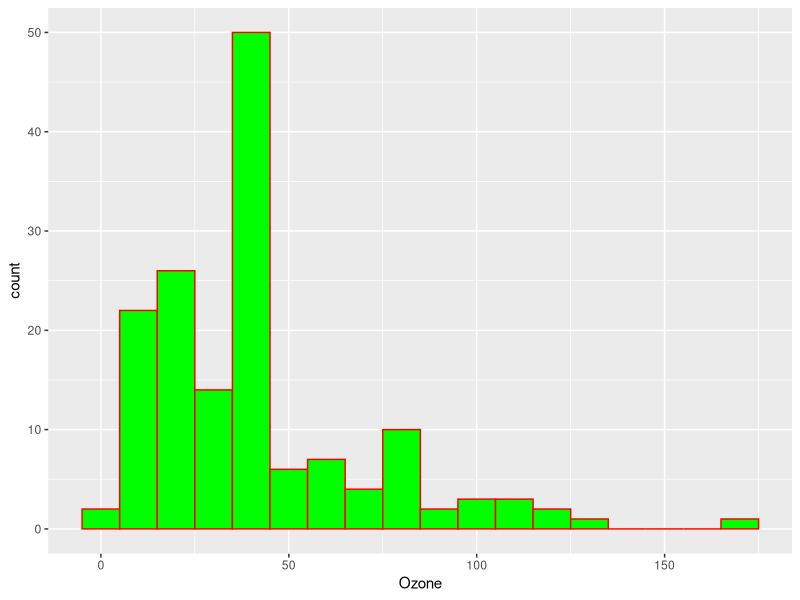
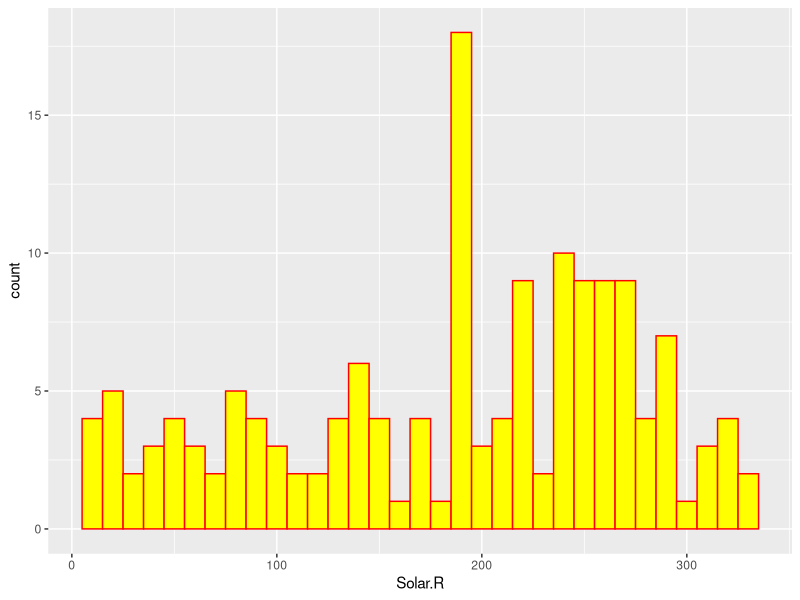
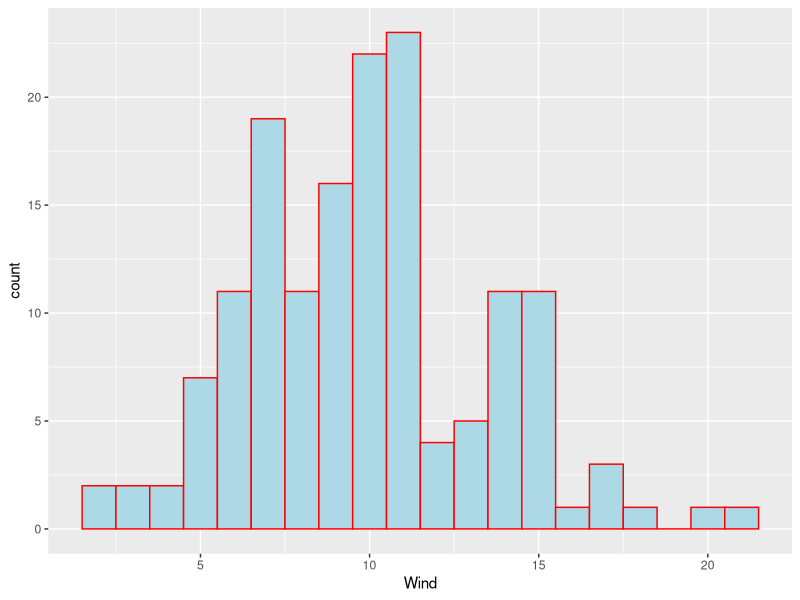
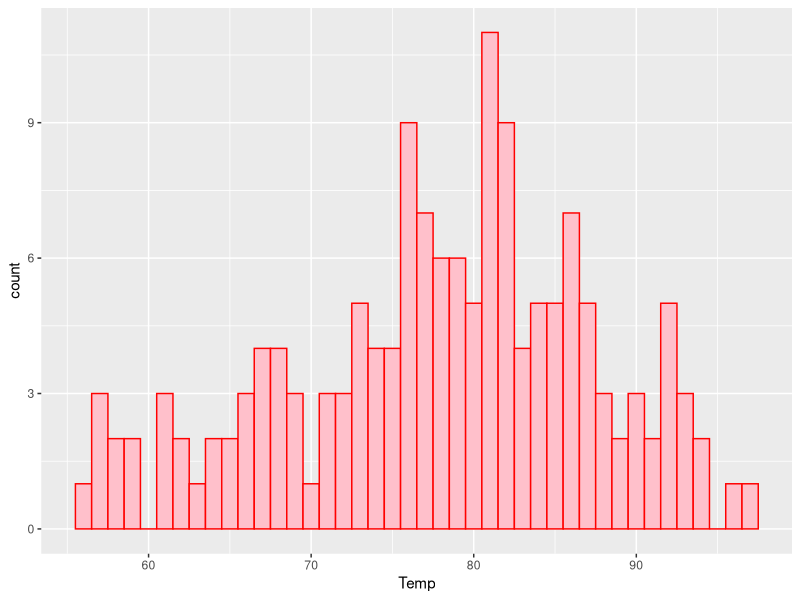
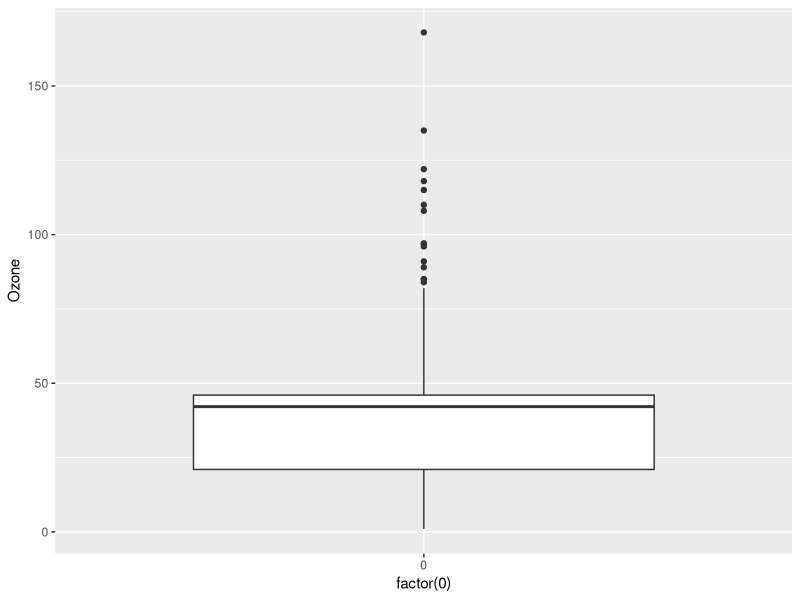
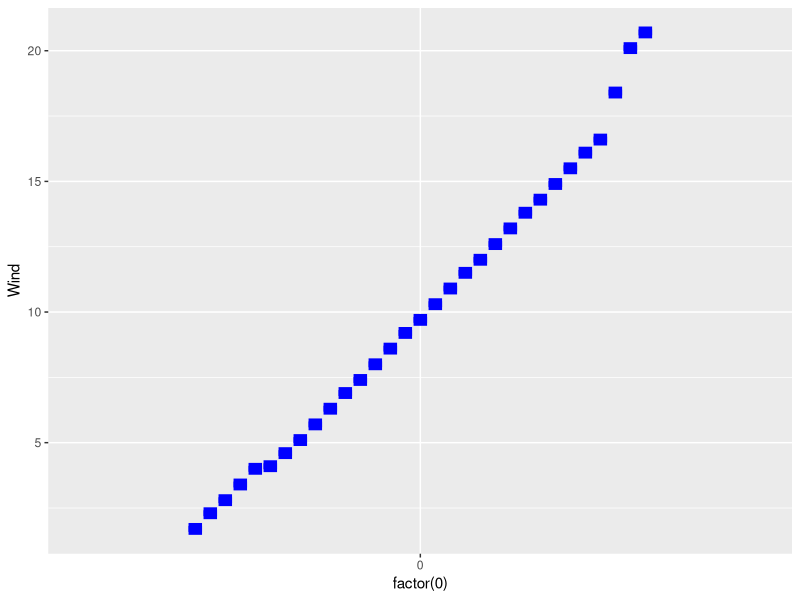
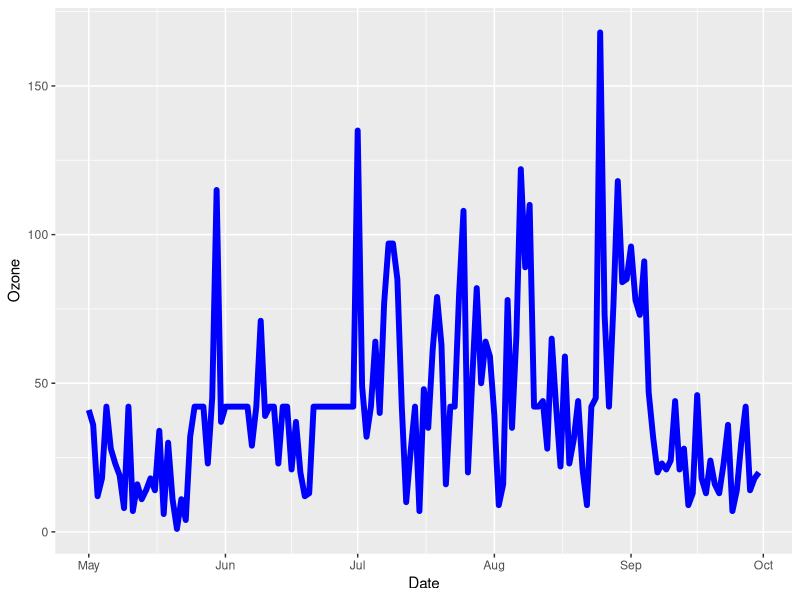
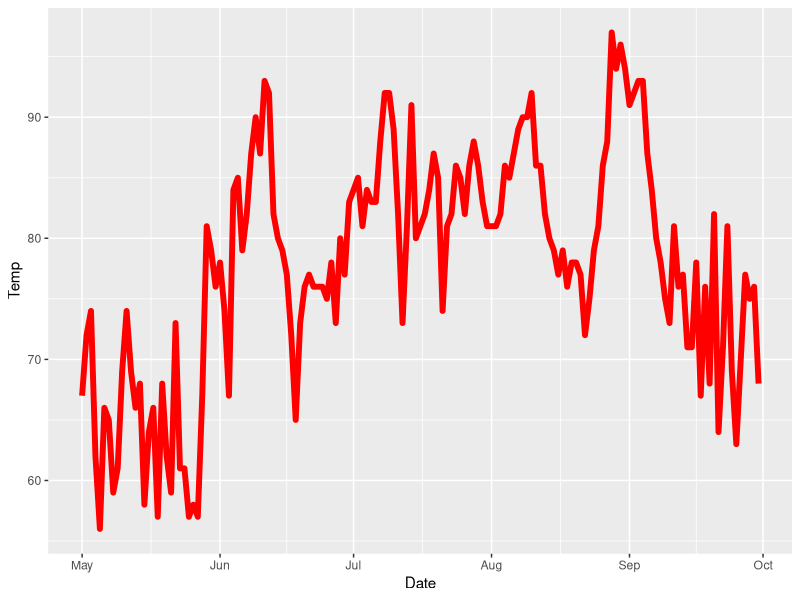

These figures' R source, in order:
# Homework 6 - Submitted by Manan Shah on October 12, 2017.
# Portions of this code came from Introduction to Data Science.
# But the comments are all original.

# Name: Manan Shah
# SUID: 205981068
# IST 687 - Lab Section 4
# Due Date: October 12,2017
# Submission Date: October 12, 2017

#Installing ggplot2 package.
install.packages("ggplot2")
library("ggplot2")
install.packages("reshape2")
library(reshape2)

#############################################
# Step 1: Load the Data
#############################################

#Copying airquality dataset already available in R into temporary dataset.
aq <- airquality
aq

#############################################
# Step 2: Clean the Data
#############################################

#Replace NAs in Ozone and Solar.R columns.
aq$Ozone[is.na(aq$Ozone)] <- mean(aq$Ozone, na.rm=TRUE) 
aq$Solar.R[is.na(aq$Solar.R)] <- mean(aq$Solar.R, na.rm=TRUE) 

#############################################
# Step 3: Understand the Data Distribution
#############################################

#Creating a histogram for Ozone
temp <- ggplot(aq,aes(x=Ozone))
temp <- temp + geom_histogram(binwidth=10,color="red",fill="green",na.rm=TRUE)
temp

#Creating a histogram for Solar.R
temp <- ggplot(aq,aes(x=Solar.R))
temp <- temp + geom_histogram(binwidth=10,color="red",fill="yellow",na.rm=TRUE)
temp

#Creating a histogram for Wind
temp <- ggplot(aq,aes(x=Wind))
temp <- temp + geom_histogram(binwidth=1,color="red",fill="lightblue",na.rm=TRUE)
temp

#Creating a histogram for Temp
temp <- ggplot(aq,aes(x=Temp))
temp <- temp + geom_histogram(binwidth=1,color="red",fill="pink",na.rm=TRUE)
temp

#Boxplot for Ozone.
ggplot(aq, aes(x = factor(0), y = Ozone)) + geom_boxplot()

#Boxplot for different values of wind.
ggplot(aq, aes(x = factor(0), y = Wind, group = Wind)) + geom_boxplot(color = "blue", size=2)

##################################################
# Step 4: Explore How the Data Changes Over Time
##################################################

#Create appropriate dates.
aq$Date <- as.Date(paste("1973", airquality$Month, airquality$Day, sep = "-"))

#Create line charts for each variable.
ggplot(aq, aes(x = Date, y = Ozone)) + geom_line(color = "blue", size = 2)
ggplot(aq, aes(x = Date, y = Temp)) + geom_line(color = "red", size = 2)
ggplot(aq, aes(x = Date, y = Wind)) + geom_line(color = "green", size = 2)
ggplot(aq, aes(x = Date, y = Solar.R)) + geom_line(color = "yellow", size = 2)

#Create a scale function for drawing four lines.
scale <- function(v){
  min <- min(v)
  max <- max(v)
  v1 <- (v-min)/(max-min)
  return (v1)
}

#Scale first four columns into a vector.
vec <- sapply(aq[,1:4], scale)

#Unlist Date column.
date <- unlist(aq$Date)

#Combine vec and date into a new dataframe.
vecdf <- data.frame(vec, date)

#Melt the data.
datamelt <- melt(vecdf, id=c("date"))
datamelt

#Create one linechart for all 4 parameters.
ggplot(datamelt, aes(x=date, y=value, color=variable, group=variable)) + geom_line(size = 2) + ggtitle('Line Chart for AirQuality')

##################################################
# Step 5: Look at the Data via a Heatmap
##################################################

# Heatmap with each day along the x-axis, and ozone, temp, wind and solar.r along the y-axis, and days as rows along the y-axis.
ggplot(datamelt, aes(x=date, y=variable)) + geom_tile(aes(fill=datamelt$value)) + scale_fill_gradient(low='white',high='red') + ggtitle('Heatmap for AirQuality')

#Heatmap showing relative change equally across all variables.
ggplot(datamelt, aes(x=variable, y=date)) + geom_tile(aes(fill=datamelt$value)) + scale_fill_gradient(low='white',high='red') + ggtitle('Heatmap for AirQuality')

##################################################
# Step 6: Look at the Data via a Scatter Chart
##################################################

#Create a scatter chart with:
#X-axis representing the wind.
#Y-axis representing the temperature.
#Size of each dot representing the ozone and the color representing solar.R
ggplot(vecdf, aes(x=Wind, y=Temp)) + geom_point(aes(size=Ozone, color=Solar.R))

##################################################
# Step 7: Final Analysis
##################################################

#Do you see any pattern(s) after exploring the data?
#Yes, visualizations help identifying patterns in data with the help of colors and graphics.

#What was the most useful visualization?
#In my opinion, the Scatter Chart works the best.